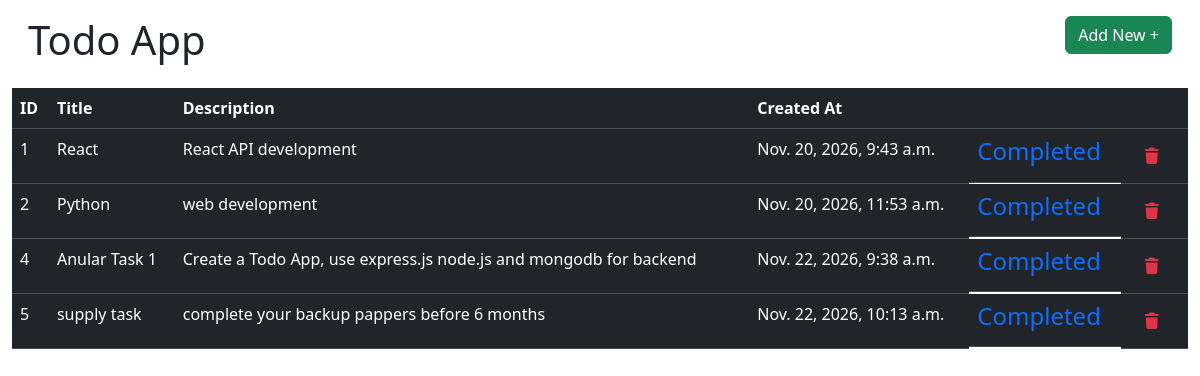
Screenshot of /todolist with the database file from the repository.
### Todo/models.py (models this page shows)
class Todo(models.Model):
    title=models.CharField(max_length=100)
    description=models.CharField(max_length=100)
    status=models.CharField(max_length=100,default="pending")
    created_at=models.DateTimeField(auto_now_add=True)

### Todo/views.py (the view)
# urls.py: path('todolist', TodoListView.as_view(), name='list'),
class TodoListView(View):
    def get(self,request,*args,**kwarg):
        todolist=Todo.objects.all()
        return render(request,"todolist.html",{"data":todolist})

### Todo/templates/todoList.html (shortened to what this page needs)
<!doctype html>
<html lang="en" data-bs-theme="light">
<head>
    <link
        href="https://cdn.jsdelivr.net/npm/bootstrap@5.3.8/dist/css/bootstrap.min.css"
        rel="stylesheet"
    />
    <link
        rel="stylesheet"
        href="https://cdnjs.cloudflare.com/ajax/libs/font-awesome/7.3.1/css/all.css"
    />
</head>
<body>
    <div class="container-fluid" style="min-height: 100vh;">
        <div class="p-3 d-flex justify-content-between">
            <h1>Todo App</h1>
            <div>
                <a href="{% url 'add' %}" class="btn btn-success">
                    Add New +
                </a>
            </div>
        </div>
        <div>
            {% if data %}
            <table class="table table-dark">
                <thead>
                    <tr>
                        <th>ID</th>
                        <th>Title</th>
                        <th>Description</th>
                        <th>Created At</th>
                        <th></th>
                        <th></th>
                    </tr>
                </thead>
                <tbody>
                    {% for i in data %}
                    <tr>
                        <td>{{ i.id }}</td>
                        <td>{{ i.title }}</td>
                        <td>{{ i.description }}</td>
                        <td>{{ i.created_at }}</td>
                        <td class="d-flex gap-3">
                            {% if i.status == 'pending' %}
                            <a href="{% url 'edit' i.id %}" class="btn">
                                <i class="fa-solid fa-pen text-warning"></i>
                            </a>
                            <a href="{% url 'status' i.id %}" class="btn">
                                <i class="fa-solid fa-check text-success"></i>
                            </a>
                            {% else %}
                            <h4 class="text-primary">Completed</h4>
                            {% endif %}
                        </td>
                        <td>
                            <a href="{% url 'delete' i.id %}" class="btn">
                                <i class="fa-solid fa-trash text-danger"></i>
                            </a>
                        </td>
                    </tr>
                    {% endfor %}
                </tbody>
            </table>
            {% else %}
            <h4 class="text-primary">No Todos Available</h4>
            {% endif %}
        </div>
    </div>
</body>
</html>

### rows the page displays
Todo: id "1", title "React", description "React API development", created_at "Nov. 20, 2026, 9:43 a.m.", status "Completed"
Todo: id "2", title "Python", description "web development", created_at "Nov. 20, 2026, 11:53 a.m.", status "Completed"
Todo: id "4", title "Anular Task 1", description "Create a Todo App, use express.js node.js and mongodb for backend", created_at "Nov. 22, 2026, 9:38 a.m.", status "Completed"
Todo: id "5", title "supply task", description "complete your backup pappers before 6 months", created_at "Nov. 22, 2026, 10:13 a.m.", status "Completed"
